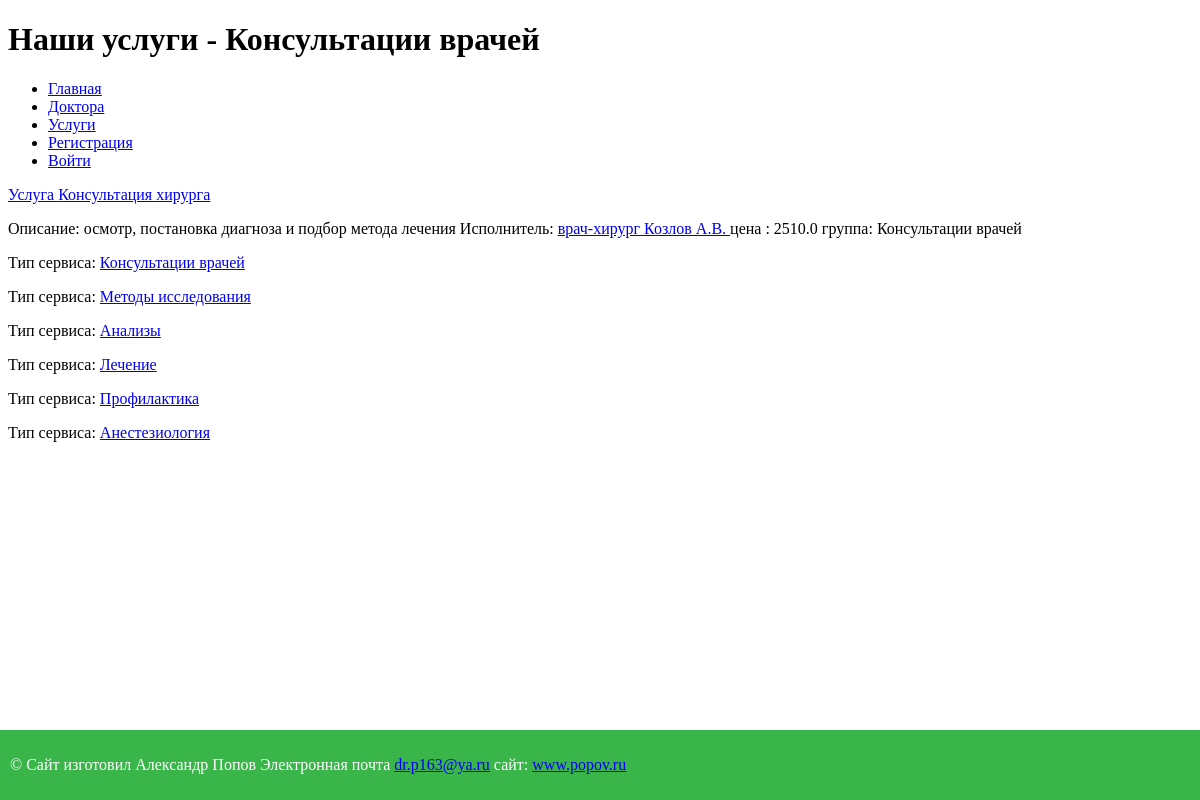
Screenshot of /service_group/1 with the database file from the repository.
### src/models.py (models this page shows, shortened)
class ServiceGroup(db.Model):
    __tablename__ = "service_group"
    id = Column(Integer(), primary_key=True)
    name = Column(String(100))  # название группы
    description = Column(Text())  # описание группы
    created_at = Column(DateTime, server_default=func.now())  # дата создания
    updated_at = Column(DateTime, server_onupdate=func.now())  # дата обновления

class Service(db.Model):
    __tablename__ = "service"
    id = Column(Integer(), primary_key=True)
    name_service = Column(String(100))  # наименование услуги
    description = Column(Text())  # описание услуги
    executor = Column(String(50))  # исполнитель
    price = Column(Float())  # цена
    service_group_id = Column(ForeignKey("service_group.id"))  # id группы, к которой относится эта услуга
    service_group = Relationship("ServiceGroup")  # ссылка на группу(id которой указан в вышестоящей строчке)
    created_at = Column(DateTime, server_default=func.now())  # дата создания
    updated_at = Column(DateTime, server_onupdate=func.now())  # дата обновления

### src/view.py (the view)
@app.route('/service_group/<int:service_group_id>')
def service_group(service_group_id):
    service_group = ServiceGroup.query.get(service_group_id)
    service_groups = ServiceGroup.query.all()
    service = Service.query.filter_by(service_group_id=service_group_id).all()
    return render_template("service_group.html", service_group=service_group,
                           service=service, service_groups=service_groups)

### templates/service_group.html (shortened to what this page needs)
{% extends "base.html" %}
{% block h1_title %} Наши услуги - {{ service_group.name }} {% endblock %}
{% block content %}
{{ super() }}
{% include "include/services.html" %}
{% include "include/type_services.html" %}
{% endblock %}

### templates/base.html (shortened to what this page needs)
<!DOCTYPE html>
<html lang="en">
<head>
</head>
<body>
<h1>{% block h1_title %} "MedSite" {% endblock %}</h1>
{% block content %}
{% include "include/main_menu.html" %}
{% include "include/footer_main.html" %}
{% endblock %}
</body>
</html>

### templates/include/main_menu.html
<ul>
    <li>
        <a href='{{ url_for("index") }}'>Главная</a>
    </li>
    <li>
        <a href='{{ url_for("doctors") }}'>Доктора</a>
    </li>
    <li>
        <a href='{{ url_for("service") }}'>Услуги</a>
    </li>
    <li>
        <a href='{{ url_for("registration") }}'>Регистрация</a>
    </li>
    <li>
        <a href='{{ url_for("login") }}'>Войти</a>
    </li>
</ul>

### templates/include/footer_main.html (shortened to what this page needs)
<!DOCTYPE html>
<html lang="en">
<head>
</head>
<body>
    <div id="footer">
   <p>&copy; Сайт  изготовил  Александр  Попов
    Электронная  почта  <a href="#">dr.p163@ya.ru<a/>   сайт:   <a href="#">www.popov.ru<a/> </p>
  </div>
</body>
</html>

### templates/include/services.html
{% for s in service %}
<p>
    <a href="#"> Услуга  {{ s.name_service }} </a>
    <div>Описание: {{ s.description }}
      Исполнитель: <a href="#">{{ s.executor }} </a>  цена  : {{ s.price }}
    группа:  {{ s.service_group.name}} </div>
</p>
{% endfor %}

### templates/include/type_services.html
{% for sg in service_groups %}
<p>
    Тип сервиса: <a href="{{ url_for('service_group', service_group_id=sg.id)}}"> {{ sg.name }}</a>
</p>
{% endfor %}

### templates/include/footer_main.html (style rules this page uses)
#footer { position: fixed; left: 0; bottom: 0; padding: 10px; background: #39b54a; color: #fff; width: 100%; }

### rows the page displays
ServiceGroup: name "Консультации врачей"
Service: name_service "Консультация хирурга", description "осмотр, постановка диагноза и подбор метода лечения", executor "врач-хирург Козлов А.В.", price "2510.0", service_group.name "Консультации врачей"
ServiceGroup: name "Методы исследования"
ServiceGroup: name "Анализы"
ServiceGroup: name "Лечение"
ServiceGroup: name "Профилактика"
ServiceGroup: name "Анестезиология"
